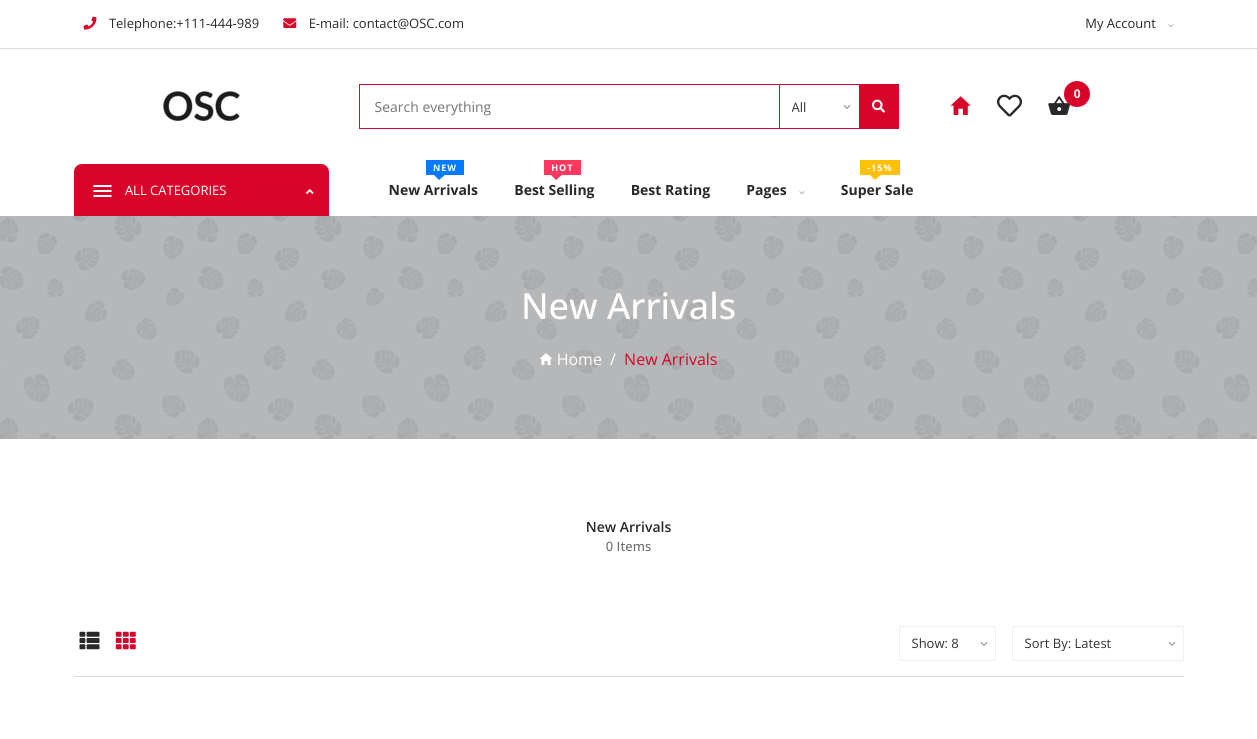
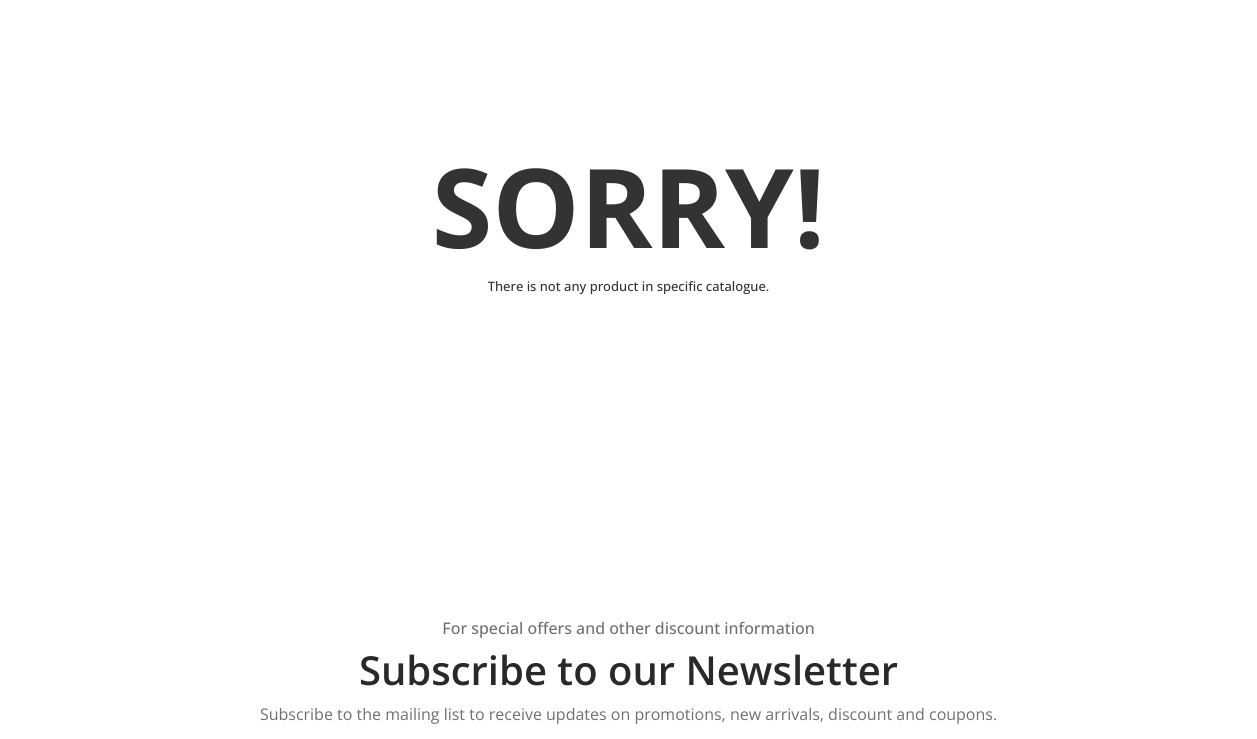
Page /deals.php (upper part) on the earlier database version (2 pictures, top to bottom).
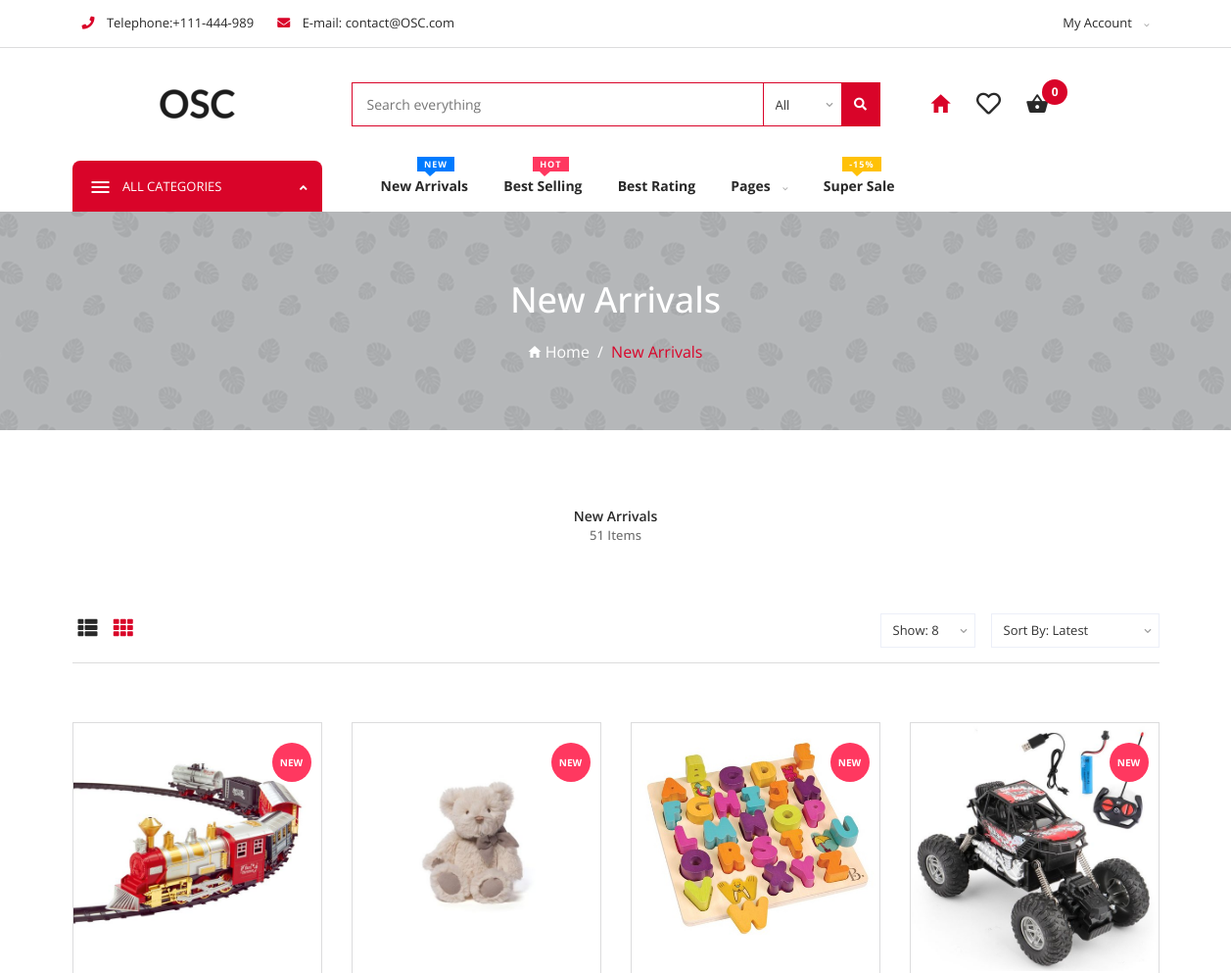
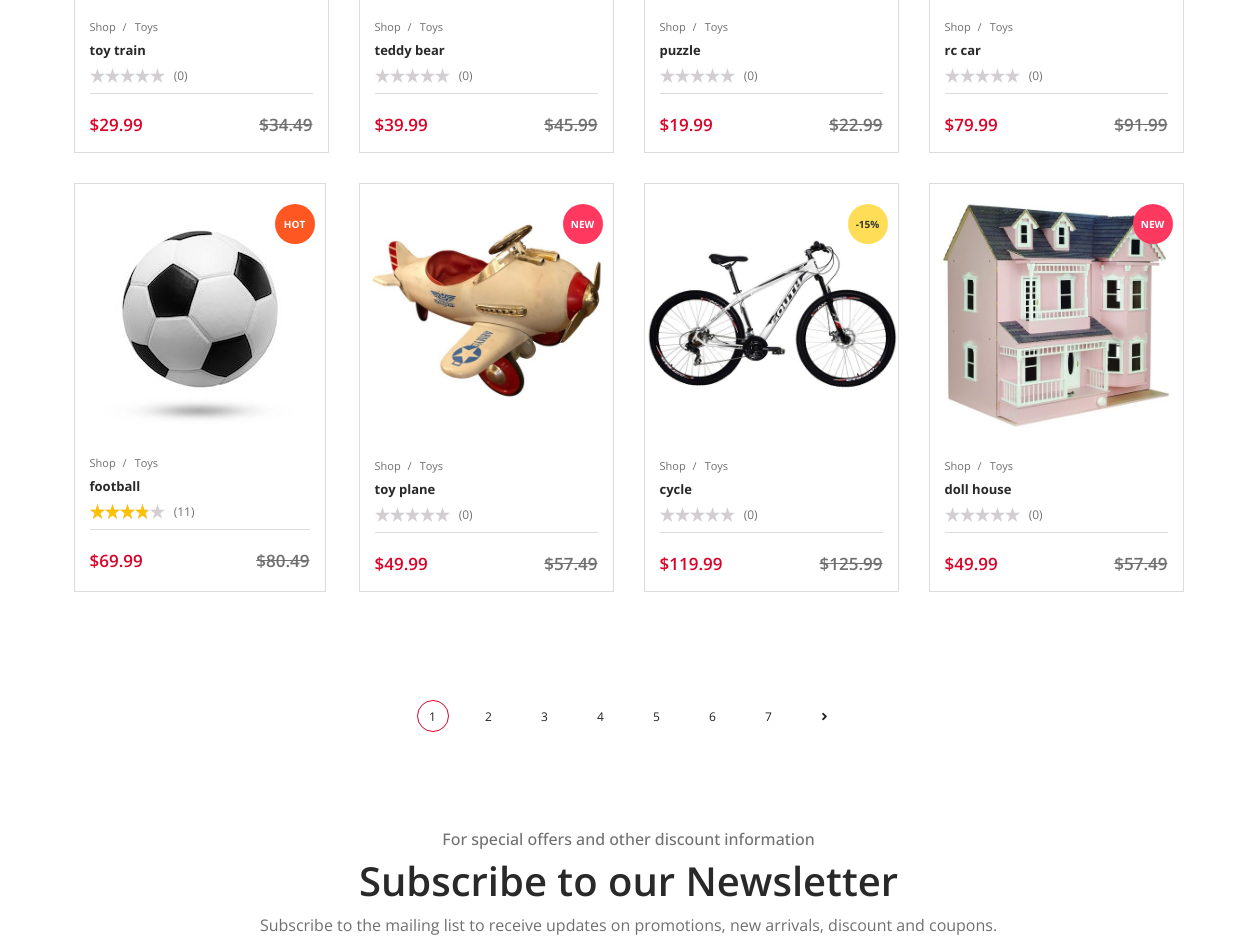
Same page on the later database version (2 pictures, top to bottom).
### tables this page shows
CREATE TABLE `products` (
  `product_id` int(10) NOT NULL,
  `product_name` varchar(100) NOT NULL,
  `product_description` varchar(1000) NOT NULL,
  `product_category` varchar(50) NOT NULL,
  `product_rating` decimal(3,2) NOT NULL DEFAULT 0.00,
  `product_review_count` int(10) NOT NULL DEFAULT 0,
  `product_price` decimal(65,2) NOT NULL,
  `product_stock` int(10) NOT NULL DEFAULT 1,
  `product_sold` int(10) NOT NULL DEFAULT 0,
  `product_image` varchar(255) NOT NULL,
  `product_timestamp` timestamp NOT NULL DEFAULT current_timestamp()
);

### public/deals.php (the view, shortened to what the rows shown need)
<!DOCTYPE html>
<html lang="en">
<?php
$orderby = isset($_GET["orderby"]) ? $_GET["orderby"] : "Latest";
$limit =  isset($_GET["limit"]) ? $_GET["limit"] : 8;
$page = isset($_GET["page"]) ? $_GET["page"] : 0;
$offset = $limit * $page;
switch ($orderby) {
    case 'Latest':
        $orderquerry = "SELECT * FROM `products` ORDER BY `product_timestamp` DESC LIMIT $limit OFFSET $offset;";
        break;
}
switch ($orderby) {
    case 'Latest':
        $page_title = "New Arrivals | OSC - OnlineShoppingCart";
        break;
}
include "include/head.php";
?>
<body>
    <div id="app">
        <?php include "include/navbar.php" ?>
        <div class="page-style-a">
            <div class="container">
                <div class="page-intro">
                    <h2><?php echo trim($page_title, " | OSC - OnlineShoppingCart") ?></h2>
                </div>
            </div>
        </div>
        <div class="page-deal u-s-p-t-80">
            <div class="container">
                <div class="deal-page-wrapper">
                    <h1 class="deal-heading"><?php echo trim($page_title, " | OSC - OnlineShoppingCart") ?></h1>
                </div>
                <div class="row product-container grid-style">
                    <?php
                    $product_select = mysqli_query($connect, $orderquerry);
                    if (mysqli_num_rows($product_select) > 0) {
                        while ($row = mysqli_fetch_assoc($product_select)) { ?>
                            <div class="product-item col-lg-3 col-md-6 col-sm-6">
                                <div class="item">
                                    <div class="image-container">
                                        <a class="item-img-wrapper-link" href="product.php?product_id=<?php echo $row["product_id"] ?>">
                                            <img class="img-fluid" src="uploads/products/<?php echo $row["product_image"] ?>" alt="Product">
                                        </a>
                                    </div>
                                    <div class="item-content">
                                        <div class="what-product-is">
                                            <ul class="bread-crumb">
                                                <li class="has-separator">
                                                    <a href="shop.php">Shop</a>
                                                </li>
                                                <li>
                                                    <a href="shop.php?category=<?php echo $row["product_category"] ?>"><?php echo $row["product_category"] ?></a>
                                                </li>
                                            </ul>
                                            <h6 class="item-title">
                                                <a href="product.php?product_id=<?php echo $row["product_id"] ?>"><?php echo $row["product_name"] ?></a>
                                            </h6>
                                            <div class="item-stars">
                                                <div class='star' title="<?php echo $row["product_rating"] ?> out of 5 - based on <?php echo $row["product_review_count"] ?> Reviews">
                                                    <span style='width:calc(15px *<?php echo $row["product_rating"] ?>)'></span>
                                                </div>
                                                <span>(<?php echo $row["product_review_count"] ?>)</span>
                                            </div>
                                        </div>
                                        <div class="price-template">
                                            <div class="item-new-price">
                                                $<?php echo $row["product_price"] ?>
                                            </div>
                                            <div class="item-old-price">
                                                $<?php
                                                    $old_price = round($row["product_price"] + (($row["product_price"] / 100) * ($row["product_price"] > 100 ? 5 : 15)), 2);
                                                    echo $old_price ?>
                                            </div>
                                        </div>
                                    </div>
                                    <?php
                                    if ($row["product_price"] > 100) {
                                        echo
                                        '<div class="tag discount">
                                            <span>-15%</span>
                                        </div>';
                                    } elseif ($row["product_sold"] > 25) {
                                        echo
                                        '<div class="tag hot">
                                            <span>HOT</span>
                                        </div>';
                                    } else {
                                        echo
                                        '<div class="tag new">
                                            <span>NEW</span>
                                        </div>';
                                    } ?>
                                </div>
                            </div>
                        <?php
                        }
                    } else { ?>
                        <div class='product-not-found' style="flex-grow: 1;">
                            <div class='not-found'>
                                <h2>SORRY!</h2>
                            </div>
                        </div>
                    <?php
                    } ?>
                </div>
            </div>
        </div>
        <?php include "include/footer.php"; ?>
    </div>
</body>

Differences in the rows shown:
added products: product_image (picture), product_category "Toys", product_name "toy train", product_review_count "0", product_price "29.99", product_price "34.49", product_sold "NEW"
added products: product_image (picture), product_category "Toys", product_name "teddy bear", product_review_count "0", product_price "39.99", product_price "45.99", product_sold "NEW"
added products: product_image (picture), product_category "Toys", product_name "puzzle", product_review_count "0", product_price "19.99", product_price "22.99", product_sold "NEW"
added products: product_image (picture), product_category "Toys", product_name "rc car", product_review_count "0", product_price "79.99", product_price "91.99", product_sold "NEW"
added products: product_image (picture), product_category "Toys", product_name "football", product_review_count "11", product_price "69.99", product_price "80.49", product_sold "HOT"
added products: product_image (picture), product_category "Toys", product_name "toy plane", product_review_count "0", product_price "49.99", product_price "57.49", product_sold "NEW"
added products: product_image (picture), product_category "Toys", product_name "cycle", product_review_count "0", product_price "119.99", product_price "125.99", shows "-15%"
added products: product_image (picture), product_category "Toys", product_name "doll house", product_review_count "0", product_price "49.99", product_price "57.49", product_sold "NEW"
Other differences:
$product_count: "0" → "51"
new list line: "1"
new list line: "2"
new list line: "3"
new list line: "4"
new list line: "5"
new list line: "6"
new list line: "7"
text no longer shown: "SORRY! There is not any product in specific catalogue."
